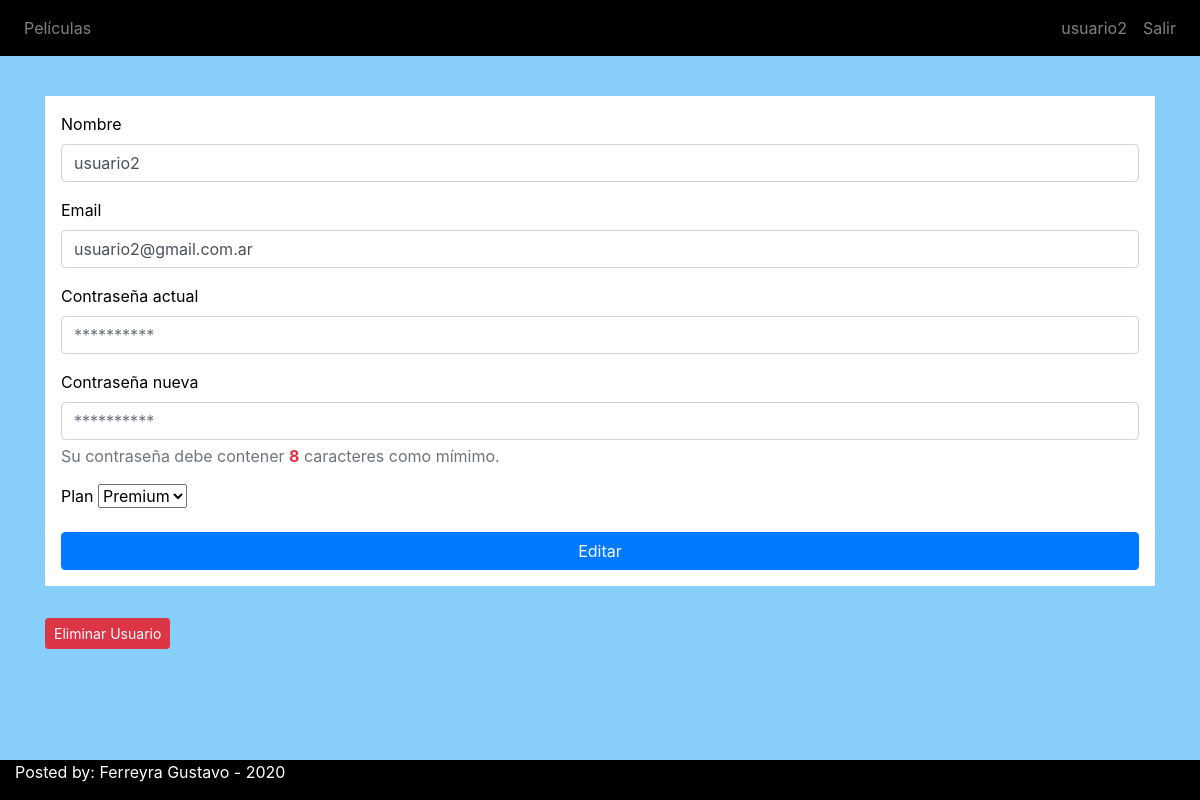
Screenshot of /capaPresentacion/index.php?seccion=editarUsuario&usuario=8 (signed in) with the database file from the repository.
### tables this page shows
CREATE TABLE IF NOT EXISTS `usuarios` (
  `id` int(100) NOT NULL AUTO_INCREMENT,
  `nombre` varchar(45) NOT NULL,
  `email` varchar(45) NOT NULL,
  `plan_id` int(45) NOT NULL,
  `pswd` varchar(100) NOT NULL,
  `permisos` varchar(45) NOT NULL,
  `vencimiento_subscripcion` date NOT NULL DEFAULT current_timestamp(),
  PRIMARY KEY (`id`)
);

CREATE TABLE IF NOT EXISTS `planes` (
  `id` int(100) NOT NULL AUTO_INCREMENT,
  `plan` varchar(45) NOT NULL,
  PRIMARY KEY (`id`)
);

### capaNegocio/tablaControlador.php (called while the page is built, shortened)
<?php
require_once("../capaDatos/claseConexion.php");
class Tabla{
    private $baseDeDatos;
    private $tabla;
    private $csql;
    public function __construct($tabla){
        $this ->tabla = $tabla;
        $this ->csql = "SELECT * FROM $this->tabla";
        $this ->baseDeDatos = new Conexion();
    }
    public function buscarEnTabla($id){
        $csql = "SELECT * FROM $this->tabla WHERE id='$id'";
        $fila = $this->baseDeDatos->Consulta($csql);
        return mysqli_fetch_array($fila);
    }
    public function devolverTabla(){
        return $this->baseDeDatos->Consulta($this->csql);
    }
}

### capaDatos/claseConexion.php (called while the page is built)
<?php
class Conexion{
    private $server = "localhost";
    private $usr = "root";
    private $pass = "";
    private $db = "movie_plus";
    public function Consulta($csql){
        $conectar = mysqli_connect($this->server,$this->usr,$this->pass,$this->db);
        return mysqli_query($conectar,$csql);
    }
}
?>

### capaPresentacion/seccion/editarUsuario.php (the view, shortened to what this page needs)
<?php
require_once("../capaNegocio/tablaControlador.php");
$tabla = new Tabla("usuarios");
$usuario = $tabla->buscarEnTabla($_GET["usuario"]);
$tabla = new Tabla("planes");
$planesTabla = $tabla->devolverTabla();
?>
<div class="container mt-5">
        <div class="row justify-content-center">
                <div class="card-body p-3 bloque">
<form action="../capaNegocio/editarUser.php" method="POST" enctype="multipart/form-data">
                            <div class="form-group">
                            <label for="nombre">Nombre</label>
                              <input type="nombre"
                                class="form-control" name="nombre" id="nombre" value=<?= $usuario['nombre']; ?>>
                            </div>
                            <div class="form-group">
                              <label for="email">Email</label>
                              <input type="email"
                                class="form-control" name="email" id="email" value=<?= $usuario['email']; ?>>
                            </div>
                            <div class="form-group">
                            <label for="password">Contraseña actual</label>
                                <input type="password" class="form-control" name="password" id="password"
                                    placeholder="**********" value="">
                            </div>
                            <div class="form-group">
                            <label for="password2">Contraseña nueva</label>
                                <input type="password" class="form-control" name="password2" id="password2"
                                    placeholder="**********" value="">
                                    <p id="imagenHelp" class="form-text text-muted">Su contraseña debe contener <b class="text-danger">8</b> caracteres como mímimo.</p>
                            </div>
                            <div class="form-group">
                            <label for="plan">Plan</label>
                            <SELECT name="plan">
                                <?php
                                    while  ($planes = mysqli_fetch_array($planesTabla)){
                                ?>
                                    <option value="<?= $planes['id']; ?>" <?php if ($planes['id'] == $usuario["plan_id"]) { echo "selected"; }; ?>><?= ucfirst($planes['plan']); ?></option>
                                <?php
                                    }
                                ?>
                                </SELECT>
                            </div>
                            <button type="submit" class="btn btn-primary btn-block">Editar</button>
                        </form>
                        </div>
                </div>
            </div>
            <div class="form-group">
                            <a href="index.php?seccion=eliminarUser&usuario=<?= $usuario['id']; ?>"><button type="submit" class="btn btn-sm btn-danger">Eliminar Usuario</button></a>
                            </div>

### css/styles.css (style rules this page uses)
.bloque { background-color: white; color: black; margin-bottom: 2em; }
html, body { position: relative; min-height: 100vh; background-color: lightskyblue; }

### rows the page displays
usuarios: nombre "usuario2", email "usuario2@gmail.com.ar", plan "Premium"

### other values shown
$_SESSION["usuario"]["nombre"] "usuario2"
